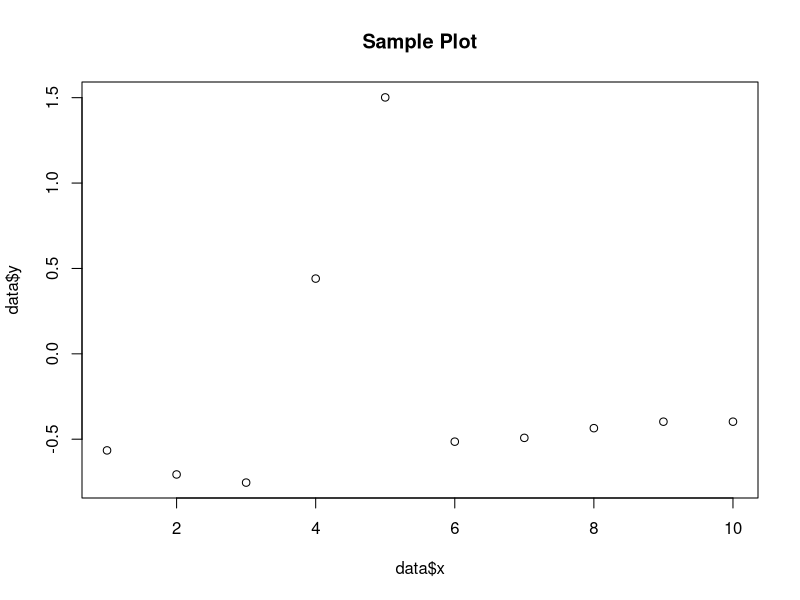

Generate this figure with R:
## ---- chunk 1
#| echo: true
#| warning: false

library(ggplot2)
data <- data.frame(x = 1:10, y = rnorm(10))
plot(data$x, data$y, main = "Sample Plot")
